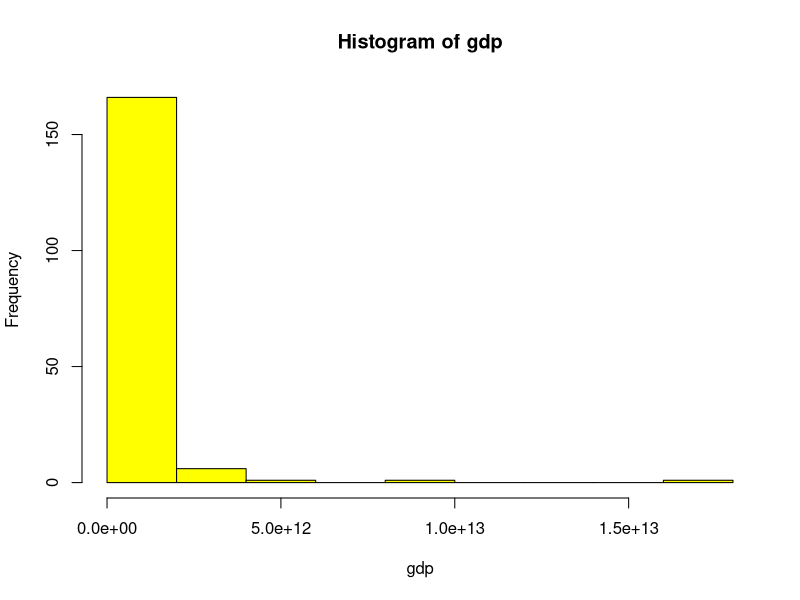
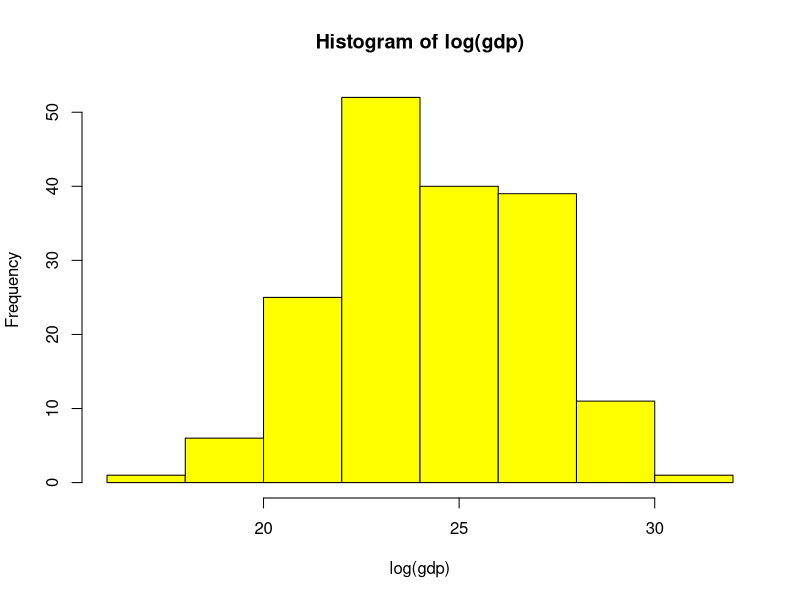
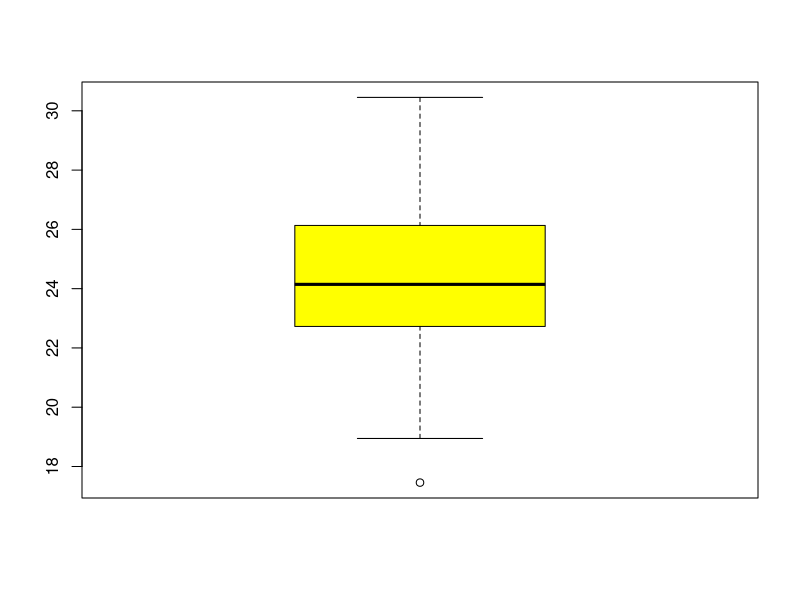

Write R code to recreate these figures, in order.
## ---- chunk 1
## GDP
gdp2013 <- read.table("gdp2013.txt", header=TRUE)
D <- gdp2013
D <- na.omit(D)
gdp <- D$Y2013
## ---- chunk 2
## visual display
hist(gdp, col="yellow")
## ---- chunk 3
## visual display
hist(log(gdp), col="yellow")
## ---- chunk 4
log.gdp <- log(gdp)
summary(log.gdp)
## ---- chunk 5
##
Q <- quantile(log.gdp, prob=c(0.25, 0.5, 0.75), type=6) 
Q

IQR <- unname(Q[3]-Q[1]) 
IQR

## ---- chunk 6
##
high.outliers <- log.gdp[log.gdp > Q[3] + 1.5*IQR]
low.outliers <- log.gdp[log.gdp < Q[1] - 1.5*IQR]

high.outliers
low.outliers

# let's find the countries that have high outliers
D[log.gdp >= min(high.outliers),1]

# let's find the countries that have high outliers
D[log.gdp <= max(low.outliers),1]


# let's make a boxplot.
boxplot(log.gdp, col="yellow")
